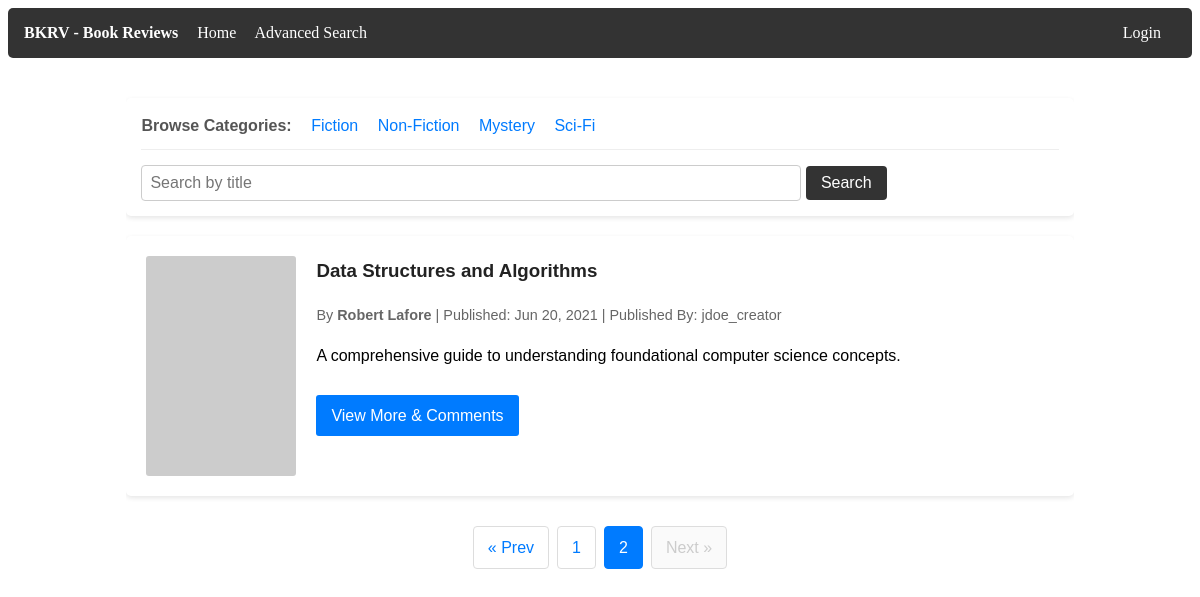
/NetBeansProject/index.php?page=2, run on the app's committed database.
### tables this page shows
CREATE TABLE dbProj_books
(
  book_id           INT          NOT NULL AUTO_INCREMENT,
  creator_id        INT          NULL    ,
  title             VARCHAR(255) NOT NULL,
  author_name       VARCHAR(255) NOT NULL,
  short_description VARCHAR(500) NOT NULL,
  category          VARCHAR(500) NULL    ,
  image_url         VARCHAR(255) NULL    ,
  media_url         VARCHAR(255) NULL    ,
  publish_date      DATETIME     NULL    ,
  PRIMARY KEY (book_id),

  FULLTEXT KEY fx_search_idx (title, author_name, short_description, category)
);

CREATE TABLE dbProj_users
(
  user_id  INT AUTO_INCREMENT NOT NULL,
  username VARCHAR(100)       NOT NULL,
  email    VARCHAR(100)       NOT NULL,
  password varbinary(255)       NOT NULL,
  role     VARCHAR(100)       NOT NULL DEFAULT 'Viewer',
  PRIMARY KEY (user_id)
);

### NetBeansProject/HomePage.php (the view, shortened to what this page needs)
<?php
$pagination = 3;
$page = isset($_GET['page']) && is_numeric($_GET['page']) ? (int) $_GET['page'] : 1;
$total_query = "SELECT COUNT(*) FROM dbProj_books";
$total_result = mysqli_query($conn, $total_query);
$total_rows = mysqli_fetch_array($total_result)[0];
$total_pages = ceil($total_rows / $pagination);
$offset = ($page - 1) * $pagination;
$query = "SELECT b.book_id, b.title, b.author_name, b.short_description, b.image_url, b.media_url, b.publish_date, u.username
          FROM dbProj_books b
          LEFT JOIN dbProj_users u ON b.creator_id = u.user_id
          ORDER BY b.publish_date DESC
          LIMIT ? OFFSET ?";
$stmt = mysqli_prepare($conn, $query);
if ($stmt) {
    mysqli_stmt_bind_param($stmt, "ii", $pagination, $offset);
    mysqli_stmt_execute($stmt);
    $result = mysqli_stmt_get_result($stmt);
} else {
    die("Database query error: " . mysqli_error($conn));
}
?>
<div class="hp-container">
    <div class="hp-search-container">
        <div class="hp-category-header" style="margin-bottom: 15px; padding-bottom: 10px; border-bottom: 1px solid #eee;">
            <span style="font-weight: bold; margin-right: 15px; color: #555;">Browse Categories:</span>
            <a href="categories.php?cat=fiction" style="margin-right: 15px; color: #007BFF; text-decoration: none; font-weight: 500;">Fiction</a>
            <a href="categories.php?cat=nonfiction" style="margin-right: 15px; color: #007BFF; text-decoration: none; font-weight: 500;">Non-Fiction</a>
            <a href="categories.php?cat=mystery" style="margin-right: 15px; color: #007BFF; text-decoration: none; font-weight: 500;">Mystery</a>
            <a href="categories.php?cat=scifi" style="color: #007BFF; text-decoration: none; font-weight: 500;">Sci-Fi</a>
        </div>
        <form action="search.php" method="GET">
            <input type="text" name="query" placeholder="Search by title" required>
            <button type="submit">Search</button>
        </form>
    </div>
    <div class="hp-book-list">
        <?php
        if ($result && mysqli_num_rows($result) > 0):
            while ($row = mysqli_fetch_assoc($result)):
                $image_src = !empty($row['image_url']) ? htmlspecialchars($row['image_url']) : 'https://via.placeholder.com/150x220?text=No+Cover';
                ?>
                <div class="hp-book-card">
                    <img src="<?php echo $image_src; ?>" alt="<?php echo htmlspecialchars($row['title']); ?> Cover" class="hp-book-image">
                    <div class="hp-book-details">
                        <h3 class="hp-book-title"><?php echo htmlspecialchars($row['title']); ?></h3>
                        <div class="hp-meta-info">
                            By <strong><?php echo htmlspecialchars($row['author_name']); ?></strong> |
                            Published: <?php echo date('M d, Y', strtotime($row['publish_date'])); ?> |
                            Published By: <?php echo htmlspecialchars($row['username'] ?? 'Anonymous'); ?>
                        </div>
                        <p><?php echo htmlspecialchars($row['short_description']); ?></p>
                        <a href="book_details.php?id=<?php echo $row['book_id']; ?>" class="hp-view-more-btn">View More & Comments</a>
                    </div>
                </div>
                <?php
            endwhile;
        else:
            ?>
            <p>No books found.</p>
        <?php endif; ?>
    </div>
    <?php if ($total_pages > 1): ?>
        <ul class="hp-pagination">
            <?php if ($page <= 1): ?>
                <li class="disabled"><span>&laquo; Prev</span></li>
            <?php else: ?>
                <li><a href="?page=<?php echo ($page - 1); ?>">&laquo; Prev</a></li>
            <?php endif; ?>
            <?php for ($i = 1; $i <= $total_pages; $i++): ?>
                <?php if ($page == $i): ?>
                    <li class="active"><span><?php echo $i; ?></span></li>
                <?php else: ?>
                    <li><a href="?page=<?php echo $i; ?>"><?php echo $i; ?></a></li>
                <?php endif; ?>
            <?php endfor; ?>
            <?php if ($page >= $total_pages): ?>
                <li class="disabled"><span>Next &raquo;</span></li>
            <?php else: ?>
                <li><a href="?page=<?php echo ($page + 1); ?>">Next &raquo;</a></li>
            <?php endif; ?>
        </ul>
    <?php endif; ?>
</div>

### NetBeansProject/HomePage.php (style rules this page uses)
.hp-container { width: 80%; margin: 20px auto; overflow: hidden; font-family: Arial, sans-serif; line-height: 1.6; }
.hp-search-container { background: #fff; padding: 15px; margin: 20px 0; border-radius: 5px; box-shadow: 0 2px 5px rgba(0,0,0,0.1); }
.hp-search-container input[type="text"] { width: 70%; padding: 8px; font-size: 16px; border: 1px solid #ccc; border-radius: 4px; }
.hp-search-container button { padding: 8px 15px; font-size: 16px; cursor: pointer; background: #333; color: #fff; border: none; border-radius: 4px; }
.hp-book-list { display: grid; grid-template-columns: 1fr; gap: 20px; }
.hp-book-card { background: #fff; padding: 20px; border-radius: 5px; box-shadow: 0 2px 5px rgba(0,0,0,0.1); display: flex; gap: 20px; }
.hp-book-image { max-width: 150px; max-height: 220px; object-fit: cover; border-radius: 3px; }
.hp-book-details { flex: 1; }
.hp-book-title { margin-top: 0; color: #222; }
.hp-meta-info { font-size: 0.9rem; color: #666; margin-bottom: 10px; }
.hp-view-more-btn { display: inline-block; background: #007BFF; color: white; padding: 8px 15px; text-decoration: none; border-radius: 3px; margin-top: 10px; }
.hp-pagination { display: flex; justify-content: center; list-style: none; padding: 0; margin: 30px 0; }
.hp-pagination li { margin: 0 4px; }
.hp-pagination a, .hp-pagination span { display: block; padding: 8px 14px; text-decoration: none; color: #007BFF; border: 1px solid #ddd; border-radius: 4px; }
.hp-pagination .active span { background-color: #007BFF; color: white; border-color: #007BFF; }
.hp-pagination .disabled span { color: #ccc; pointer-events: none; background-color: #fafafa; }

### data on the page
dbproj_books: title "Data Structures and Algorithms", author_name "Robert Lafore", publish_date "Jun 20, 2021", creator.username "jdoe_creator", short_description "A comprehensive guide to understanding foundational computer science concepts."
